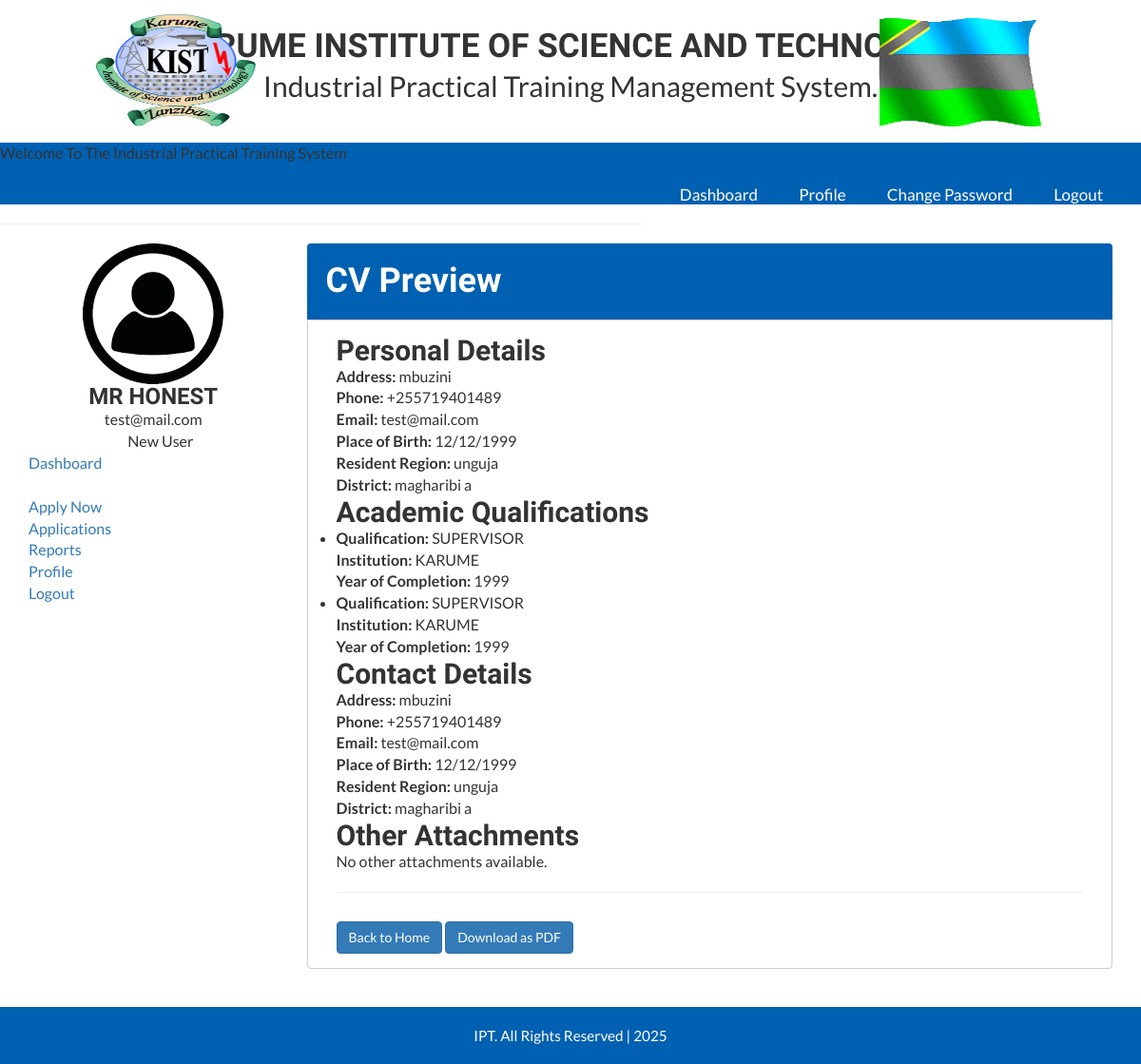
Screenshot of /cv_preview.php (signed in) with the database file from the repository.
### tables this page shows
CREATE TABLE `users` (
  `id` int(11) NOT NULL,
  `name` varchar(100) NOT NULL,
  `email` varchar(100) NOT NULL,
  `password` varchar(255) NOT NULL,
  `role` enum('Supervisor','Invigilator') NOT NULL,
  `created_at` timestamp NOT NULL DEFAULT current_timestamp(),
  `status` varchar(20) DEFAULT 'Pending',
  `phone` varchar(20) DEFAULT NULL,
  `address` varchar(255) DEFAULT NULL,
  `profile_photo` varchar(255) DEFAULT NULL
);

CREATE TABLE `personal_details` (
  `id` int(11) NOT NULL,
  `user_id` int(11) NOT NULL,
  `address` varchar(255) NOT NULL,
  `phone` varchar(20) NOT NULL,
  `email` varchar(100) NOT NULL,
  `place_of_birth` varchar(100) NOT NULL,
  `resident_region` varchar(100) NOT NULL,
  `district` varchar(100) NOT NULL,
  `bank_no` varchar(255) DEFAULT NULL,
  `bank_name` varchar(255) DEFAULT NULL,
  `zan_id` varchar(255) DEFAULT NULL,
  `zssf_no` varchar(255) DEFAULT NULL,
  `license_no` varchar(255) DEFAULT NULL,
  `vol_no` varchar(255) DEFAULT NULL,
  `zan_id_front_photo` varchar(255) DEFAULT NULL
);

CREATE TABLE `academic_qualification` (
  `id` int(11) NOT NULL,
  `user_id` int(11) NOT NULL,
  `qualification` varchar(255) NOT NULL,
  `institution` varchar(255) NOT NULL,
  `year_of_completion` int(11) NOT NULL,
  `position` varchar(50) DEFAULT NULL,
  `experience_national_exam` int(11) DEFAULT NULL,
  `experience_work` int(11) DEFAULT NULL,
  `level_of_education` varchar(50) DEFAULT NULL,
  `level_teach` varchar(50) DEFAULT NULL,
  `subject_teach` varchar(50) DEFAULT NULL,
  `school_teach` varchar(100) DEFAULT NULL,
  `subject_study` varchar(50) DEFAULT NULL
);

### cv_preview.php (the view, shortened to what this page needs)
<?php
include('db.php');
$user_id = $_SESSION['user_id'];
$personal_details_sql = "SELECT * FROM personal_details WHERE user_id = '$user_id'";
$personal_details_result = mysqli_query($con, $personal_details_sql);
$personal_details = mysqli_fetch_assoc($personal_details_result);
$academic_qualification_sql = "SELECT * FROM academic_qualification WHERE user_id = '$user_id'";
$academic_qualification_result = mysqli_query($con, $academic_qualification_sql);
$other_attachments_sql = "SELECT * FROM other_attachments WHERE user_id = '$user_id'";
$other_attachments_result = mysqli_query($con, $other_attachments_sql);
?>
<!DOCTYPE html>
<html lang="en">
<head>
    <link href="css/bootstrap.css" rel="stylesheet" type="text/css" media="all" />
    <link href="css/font-awesome.css" rel="stylesheet">
    <link href="css/style.css" rel="stylesheet" type="text/css" media="all" />
    <link href="css/index.css" rel="stylesheet" type="text/css" media="all" />
</head>
<body>
    <?php include('./header.php'); ?>
    <hr />
    <main>
        <div class="container">
            <div class="row">
                <div class="col-md-3">
                    <?php include('./sidebar.php'); ?>
                </div>
                <div class="col-md-9">
                    <h1 class="detail-header">CV Preview</h1>
                        <div class="form-inside">
                            <div class="cv-section">
                                <h2>Personal Details</h2>
                                <?php if ($personal_details) { ?>
                                    <p><strong>Address:</strong> <?php echo $personal_details['address']; ?></p>
                                    <p><strong>Phone:</strong> <?php echo $personal_details['phone']; ?></p>
                                    <p><strong>Email:</strong> <?php echo $personal_details['email']; ?></p>
                                    <p><strong>Place of Birth:</strong> <?php echo $personal_details['place_of_birth']; ?></p>
                                    <p><strong>Resident Region:</strong> <?php echo $personal_details['resident_region']; ?></p>
                                    <p><strong>District:</strong> <?php echo $personal_details['district']; ?></p>
                                <?php } else { ?>
                                    <p>No personal details available.</p>
                                <?php } ?>
                            </div>
                            <div class="cv-section">
                                <h2>Academic Qualifications</h2>
                                <?php if (mysqli_num_rows($academic_qualification_result) > 0) { ?>
                                    <ul>
                                        <?php while ($qualification = mysqli_fetch_assoc($academic_qualification_result)) { ?>
                                            <li>
                                                <strong>Qualification:</strong> <?php echo $qualification['qualification']; ?><br>
                                                <strong>Institution:</strong> <?php echo $qualification['institution']; ?><br>
                                                <strong>Year of Completion:</strong> <?php echo $qualification['year_of_completion']; ?>
                                            </li>
                                        <?php } ?>
                                    </ul>
                                <?php } else { ?>
                                    <p>No academic qualifications available.</p>
                                <?php } ?>
                            </div>
                            <div class="cv-section">
                                <h2>Contact Details</h2>
                                <?php if ($personal_details) { ?>
                                    <p><strong>Address:</strong> <?php echo $personal_details['address']; ?></p>
                                    <p><strong>Phone:</strong> <?php echo $personal_details['phone']; ?></p>
                                    <p><strong>Email:</strong> <?php echo $personal_details['email']; ?></p>
                                    <p><strong>Place of Birth:</strong> <?php echo $personal_details['place_of_birth']; ?></p>
                                    <p><strong>Resident Region:</strong> <?php echo $personal_details['resident_region']; ?></p>
                                    <p><strong>District:</strong> <?php echo $personal_details['district']; ?></p>
                                <?php } else { ?>
                                    <p>No personal details available.</p>
                                <?php } ?>
                            </div>
                            <div class="cv-section">
                                <h2>Other Attachments</h2>
                                <?php if (mysqli_num_rows($other_attachments_result) > 0) { ?>
                                    <ul>
                                        <?php while ($attachment = mysqli_fetch_assoc($other_attachments_result)) { ?>
                                            <li>
                                                <strong>Attachment Name:</strong> <?php echo $attachment['attachment_name']; ?><br>
                                                <button type="button" class="btn btn-primary view-attachment" data-toggle="modal" data-target="#attachmentModal" data-content-url="<?php echo $attachment['file_path']; ?>" data-content-type="<?php echo pathinfo($attachment['file_path'], PATHINFO_EXTENSION); ?>">
                                                    View Attachment
                                                </button>
                                            </li>
                                        <?php } ?>
                                    </ul>
                                <?php } else { ?>
                                    <p>No other attachments available.</p>
                                <?php } ?>
                                <hr />
                                <div class="cv-section">
                                    <div style="margin-top:30px">
                                        <a href="index.php" class="btn btn-primary back-btn">Back to Home</a>
                                        <button type="button" class="btn btn-primary pdf-btn" onclick="window.print();">Download as PDF</button>
                                    </div>
                                </div>
                            </div>
                        </div>
                    </div>
                </div>
            </div>
        </main>
    <?php include('./footer.php'); ?>
</body>
</html>

### sidebar.php (shortened to what this page needs)
<?php
$conn = new mysqli("localhost", "root", "", "ipt-sys-test");
$user_id = $_SESSION['user_id'];
$sql = "SELECT * FROM students WHERE user_id = '$user_id'";
$result = $conn->query($sql);
$user_sql = "SELECT name, email FROM users WHERE id = '$user_id'";
$user_result = $conn->query($user_sql);
$user_data = $user_result->fetch_assoc();
?>
<div class="bg-gradient-to-br from-slate-800 via-slate-700 to-slate-900 shadow-2xl border-r border-slate-600">
    <?php if ($result && $result->num_rows > 0):
        $row = $result->fetch_assoc();
    ?>
    <div class="p-6 bg-gradient-to-r from-blue-600/20 to-purple-600/20 border-b border-slate-600">
        <div class="text-center mb-6">
            <div class="relative inline-block mb-4">
                <?php if (!empty($row['profile_photo']) && file_exists($row['profile_photo'])): ?>
                    <img src="<?= htmlspecialchars($row['profile_photo']) ?>" alt="Profile Photo"
                         class="w-20 h-20 rounded-full border-4 border-blue-400/50 object-cover shadow-xl hover:scale-105 transition-transform duration-300">
                <?php else: ?>
                    <img src="./images/picture.png" alt="Default Photo"
                         class="w-20 h-20 rounded-full border-4 border-blue-400/50 object-cover shadow-xl hover:scale-105 transition-transform duration-300">
                <?php endif; ?>
                <div class="absolute -bottom-1 -right-1 w-6 h-6 bg-green-400 border-4 border-slate-800 rounded-full animate-pulse"></div>
            </div>
            <div class="text-white">
                <h3 class="text-lg font-bold text-slate-100 mb-1"><?= htmlspecialchars($user_data['name'] ?? 'Student') ?></h3>
                <p class="text-sm text-slate-300 mb-3"><?= htmlspecialchars($user_data['email'] ?? '') ?></p>
                <div class="inline-flex items-center bg-gradient-to-r from-blue-500 to-blue-600 text-white px-3 py-1 rounded-full text-xs font-medium shadow-lg">
                    <i class="fas fa-graduation-cap mr-2"></i>
                    <span>Active Student</span>
                </div>
            </div>
        </div>
        <div class="grid grid-cols-2 gap-3 mb-4">
            <div class="bg-slate-700/50 backdrop-blur-sm rounded-xl p-3 text-center hover:bg-slate-600/50 transition-all duration-300 hover:scale-105">
                <div class="text-blue-400 mb-1">
                    <i class="fas fa-file-alt text-lg"></i>
                </div>
                <div class="text-white text-lg font-bold">
                    <?php
                    $app_count = $conn->query("SELECT COUNT(*) as count FROM applications WHERE user_id = '$user_id'")->fetch_assoc()['count'];
                    echo $app_count;
                    ?>
                </div>
                <div class="text-slate-300 text-xs uppercase tracking-wide">Applications</div>
            </div>
            <div class="bg-slate-700/50 backdrop-blur-sm rounded-xl p-3 text-center hover:bg-slate-600/50 transition-all duration-300 hover:scale-105">
                <div class="text-green-400 mb-1">
                    <i class="fas fa-chart-line text-lg"></i>
                </div>
                <div class="text-white text-lg font-bold">
                    <?php
                    $report_count = $conn->query("SELECT COUNT(*) as count FROM reports WHERE user_id = '$user_id'")->fetch_assoc()['count'];
                    echo $report_count;
                    ?>
                </div>
                <div class="text-slate-300 text-xs uppercase tracking-wide">Reports</div>
            </div>
        </div>
        <div class="text-center">
            <a href="./user_profile.php" class="inline-flex items-center bg-gradient-to-r from-red-500 to-red-600 text-white px-4 py-2 rounded-lg text-sm font-medium hover:from-red-600 hover:to-red-700 transition-all duration-300 hover:scale-105 shadow-lg hover:shadow-xl">
                <i class="fas fa-edit mr-2"></i>
                <span>Edit Profile</span>
            </a>
        </div>
    </div>
    <?php else: ?>
        <div class="p-6 bg-gradient-to-r from-gray-600/20 to-gray-700/20 border-b border-slate-600">
            <div class="text-center">
                <div class="relative inline-block mb-4">
                    <img src="./images/picture.png" class="w-20 h-20 rounded-full border-4 border-gray-400/50 object-cover shadow-xl" alt="Default Photo">
                </div>
                <div class="text-white">
                    <h3 class="text-lg font-bold text-slate-100 mb-1"><?= htmlspecialchars($user_data['name'] ?? 'Guest User') ?></h3>
                    <p class="text-sm text-slate-300 mb-3"><?= htmlspecialchars($user_data['email'] ?? '') ?></p>
                    <div class="inline-flex items-center bg-gradient-to-r from-gray-500 to-gray-600 text-white px-3 py-1 rounded-full text-xs font-medium">
                        <i class="fas fa-user mr-2"></i>
                        <span>New User</span>
                    </div>
                </div>
            </div>
        </div>
    <?php endif; ?>
    <nav class="p-4 space-y-2">
        <a href="dashboard.php" class="group flex items-center px-4 py-3 text-slate-300 rounded-xl hover:bg-gradient-to-r hover:from-blue-600/20 hover:to-purple-600/20 hover:text-white transition-all duration-300 hover:scale-105 hover:shadow-lg">
            <span class="font-medium">Dashboard</span>
        </a>
        <a href="./apply_now.php" class="group flex items-center px-4 py-3 text-slate-300 rounded-xl hover:bg-gradient-to-r hover:from-green-600/20 hover:to-emerald-600/20 hover:text-white transition-all duration-300 hover:scale-105 hover:shadow-lg">
            <div class="flex items-center justify-center w-8 h-8 mr-3 bg-green-500/20 rounded-lg group-hover:bg-green-500/30 transition-colors duration-300">
                <i class="fas fa-plus-circle text-green-400 group-hover:text-green-300"></i>
            </div>
            <span class="font-medium">Apply Now</span>
        </a>
        <a href="./user_applications.php" class="group flex items-center px-4 py-3 text-slate-300 rounded-xl hover:bg-gradient-to-r hover:from-purple-600/20 hover:to-pink-600/20 hover:text-white transition-all duration-300 hover:scale-105 hover:shadow-lg">
            <span class="font-medium">Applications</span>
        </a>
        <a href="./user_reports.php" class="group flex items-center px-4 py-3 text-slate-300 rounded-xl hover:bg-gradient-to-r hover:from-orange-600/20 hover:to-red-600/20 hover:text-white transition-all duration-300 hover:scale-105 hover:shadow-lg">
            <span class="font-medium">Reports</span>
        </a>
        <a href="./user_profile.php" class="group flex items-center px-4 py-3 text-slate-300 rounded-xl hover:bg-gradient-to-r hover:from-indigo-600/20 hover:to-blue-600/20 hover:text-white transition-all duration-300 hover:scale-105 hover:shadow-lg">
            <span class="font-medium">Profile</span>
        </a>
    </nav>
    <div class="p-4 mt-auto border-t border-slate-600">
        <a href="logout.php" class="flex items-center justify-center w-full bg-gradient-to-r from-red-500 to-red-600 text-white px-4 py-3 rounded-xl font-medium hover:from-red-600 hover:to-red-700 transition-all duration-300 hover:scale-105 shadow-lg hover:shadow-xl">
            <span>Logout</span>
        </a>
    </div>
</div>

### css/style.css (style rules this page uses)
html, body { margin:0; font-size: 100%; font-family: 'Lato', sans-serif; background: #fff; }
body a { text-decoration:none; transition:0.5s all; -webkit-transition:0.5s all; -moz-transition:0.5s all; -o-transition:0.5s all; -ms-transition:0.5s all; }
h1,h2,h3,h4,h5,h6 { margin:0; font-family: 'Federo', sans-serif; font-weight: 600; }
p { margin:0; }
ul { margin:0; padding:0; }

### css/index.css (style rules this page uses)
.form-inside { border: 1px solid #ccc; padding: 15px 30px; margin-bottom: 100px; border-bottom-left-radius: 4px; border-bottom-right-radius: 4px; }
.detail-header { padding: 20px 20px; background: #0060B1; color: #fff; border-top-left-radius: 4px; border-top-right-radius: 4px; }

### rows the page displays
users: name "MR HONEST", email "test@mail.com"
personal_details: address "mbuzini", phone "+255719401489", email "test@mail.com", place_of_birth "12/12/1999", resident_region "unguja", district "magharibi a"
academic_qualification: qualification "SUPERVISOR", institution "KARUME", year_of_completion "1999"
academic_qualification: qualification "SUPERVISOR", institution "KARUME", year_of_completion "1999"
